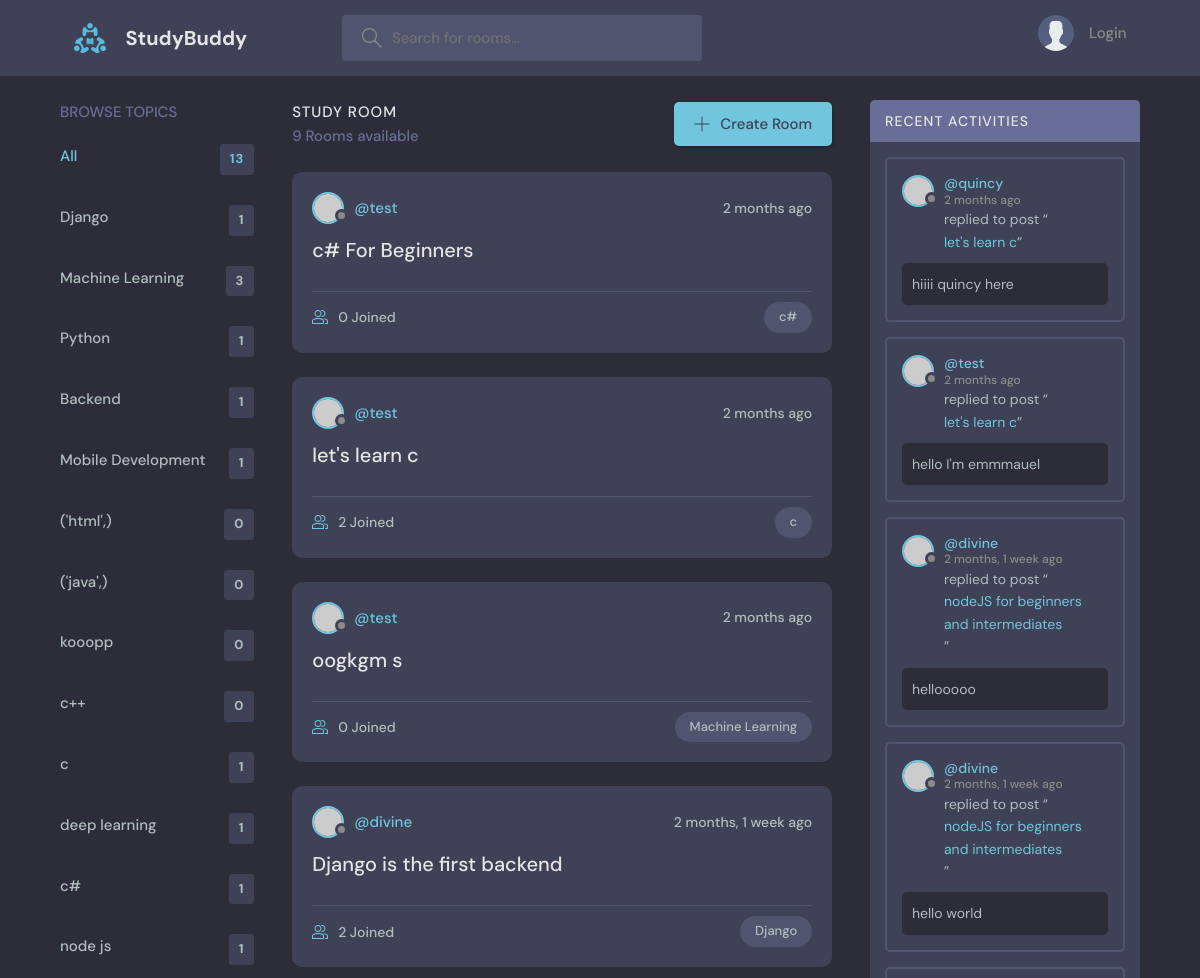
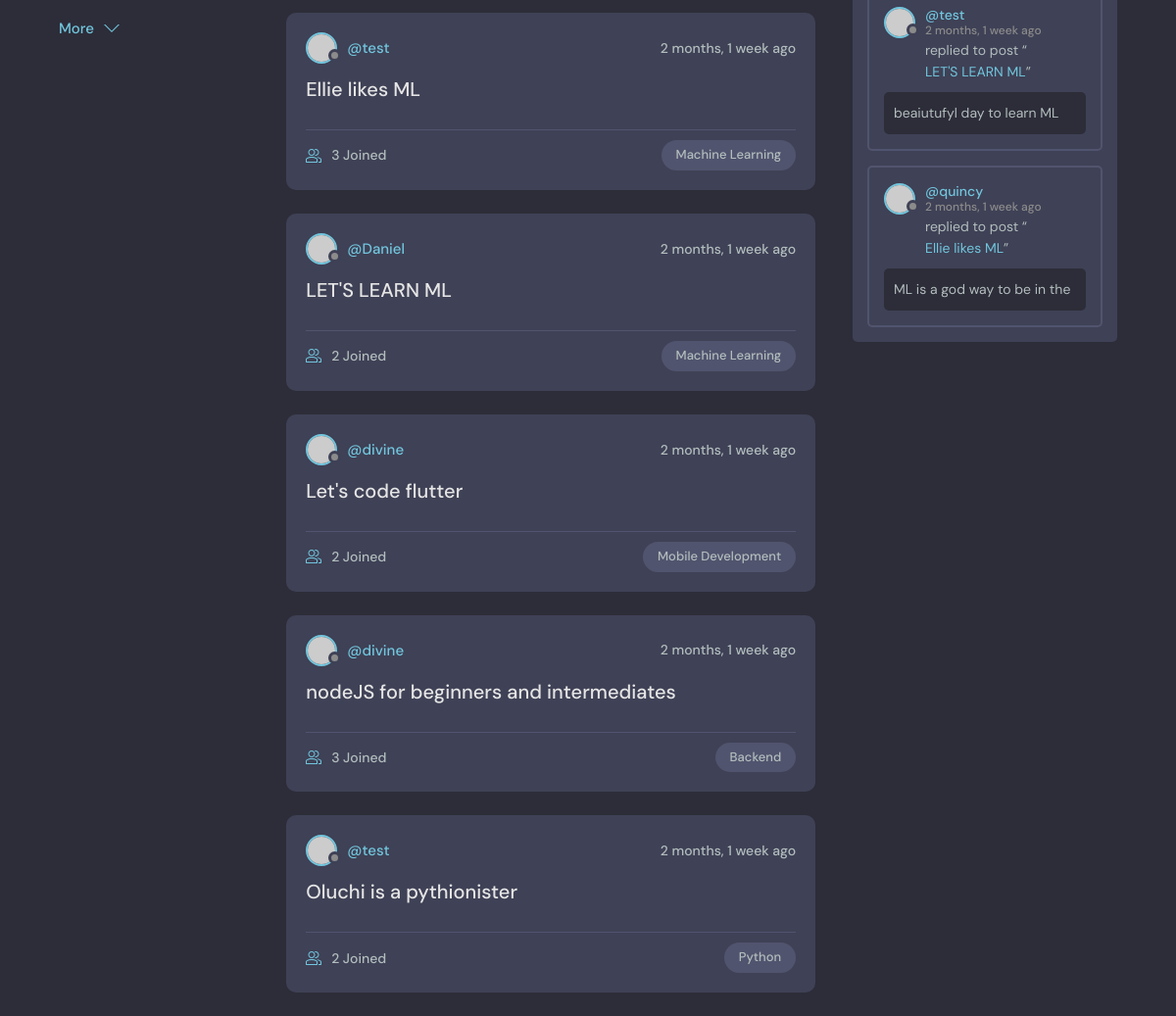
Screenshot of /?q=c with the database file from the repository (2 pictures, top to bottom).
### base/models.py (models this page shows, shortened)
class Topic(models.Model):
    name = models.CharField(max_length=200)

class Room(models.Model):
    host = models.ForeignKey(User, on_delete=models.SET_NULL, null=True)
    topic =models.ForeignKey(Topic, on_delete=models.SET_NULL, null=True)
    name = models.CharField(max_length=150)
    members = models.ManyToManyField(User, related_name='members', blank=True)
    description = models.TextField(null=True, blank=True)
    update = models.DateTimeField(auto_now=True)
    created = models.DateTimeField(auto_now_add=True)
    class Meta:
        ordering = ['-update','-created']
    def __str__(self):
        return self.name

class Message(models.Model):
    user = models.ForeignKey(User, on_delete=models.CASCADE)
    room = models.ForeignKey(Room, on_delete=models.CASCADE)
    body = models.TextField()
    update = models.DateTimeField(auto_now=True)
    created = models.DateTimeField(auto_now_add=True)
    class Meta:
        ordering = ['-update','-created']
    def __str__(self):
        return self.body[0:50]

### base/views.py (the view)
# urls.py: path('', views.home, name='home'),
def home(request):
    q = request.GET.get('q') if request.GET.get('q') != None else ''
    rooms = Room.objects.filter(
        Q(topic__name__icontains=q) |
        Q(name__icontains=q) |
        Q(description__icontains=q)
        )
    conversations =  Message.objects.filter(Q(room__topic__name__icontains=q))
    room_count = rooms.count()
    topics = Topic.objects.all()
    context =  {'rooms': rooms, 'topics': topics, 'room_count':room_count, 'conversations': conversations}
    return render(request, 'base/home.html', context)

### base/templates/base/home.html (shortened to what this page needs)
    {% extends 'main.html' %}
    {% block content %}
    <main class="layout layout--3">
      <div class="container">
        {% include 'base/topics_component.html' %}
        <div class="roomList">
          <div class="roomList__header">
            <div>
              <h2>Study Room</h2>
              <p>{{room_count}} Rooms available</p>
            </div>
            <a class="btn btn--main" href="{% url 'create-room' %}">
              <svg version="1.1" xmlns="http://www.w3.org/2000/svg" width="32" height="32" viewBox="0 0 32 32">
                <title>add</title>
                <path
                  d="M16.943 0.943h-1.885v14.115h-14.115v1.885h14.115v14.115h1.885v-14.115h14.115v-1.885h-14.115v-14.115z"
                ></path>
              </svg>
              Create Room
            </a>
          </div>
            {% include 'base/feed_component.html' %}
        </div>
        <div class="activities">
          <div class="activities__header">
            <h2>Recent Activities</h2>
          </div>
          {% include 'base/activity_components.html' %}
        </div>
      </div>
    </main>
{% endblock content %}

### base/templates/base/topics_component.html
<div class="topics">
          <div class="topics__header">
            <h2>Browse Topics</h2>
          </div>
          <ul class="topics__list">
            <li>
              <a href="{% url 'home' %}" class="active">All <span>{{topics.count}}</span></a>
            </li>
            {% for topic in topics %}
            <li>
              <a href="{% url 'home' %}?q={{topic.name}}">{{topic.name}} <span>{{topic.room_set.all.count}}</span></a>
            </li>
            {% endfor %}
          </ul>
          <a class="btn btn--link" href="topics.html">
            More
            <svg version="1.1" xmlns="http://www.w3.org/2000/svg" width="32" height="32" viewBox="0 0 32 32">
              <title>chevron-down</title>
              <path d="M16 21l-13-13h-3l16 16 16-16h-3l-13 13z"></path>
            </svg>
          </a>
        </div>

### base/templates/base/feed_component.html (shortened to what this page needs)
            {% for room in rooms %}
          <div class="roomListRoom">
            <div class="roomListRoom__header">
              <a href="{% url 'user-profile' room.host.id %}" class="roomListRoom__author">
                <div class="avatar avatar--small">
                  <img src="https://randomuser.me/api/portraits/women/11.jpg" />
                </div>
                <span>@{{room.host.username}}</span>
              </a>
              <div class="roomListRoom__actions">
                <span>{{room.created|timesince}} ago</span>
              </div>
            </div>
            <div class="roomListRoom__content">
              <a href="{% url 'room' room.id %}">{{room.name}}</a>
            </div>
            <div class="roomListRoom__meta">
              <a href="{% url 'room' room.id %}" class="roomListRoom__joined">
                {{room.members.count}} Joined
              </a>
              <p class="roomListRoom__topic">{{room.topic.name}}</p>
            </div>
          </div>
    {% endfor %}

### base/templates/base/activity_components.html (shortened to what this page needs)
{% for conversation in conversations %}
    <div class="activities__box">
            <div class="activities__boxHeader roomListRoom__header">
              <a href="{% url 'user-profile' conversation.user.id %}" class="roomListRoom__author">
                <div class="avatar avatar--small">
                  <img src="https://randomuser.me/api/portraits/women/11.jpg" />
                </div>
                <p>
                  @{{conversation.user}}
                  <span>{{conversation.created|timesince}} ago</span>
                </p>
              </a>
            </div>
            <div class="activities__boxContent">
              <p>replied to post “<a href="{% url 'room' conversation.room.id %}">{{conversation.room}}</a>”</p>
              <div class="activities__boxRoomContent">
               {{conversation}}
              </div>
            </div>
          </div>
{% endfor %}

### rows the page displays
Topic: name "Django", room_set.all.count "1"
Topic: name "Machine Learning", room_set.all.count "3"
Topic: name "Python", room_set.all.count "1"
Topic: name "Backend", room_set.all.count "1"
Topic: name "Mobile Development", room_set.all.count "1"
Topic: name "('html',)", room_set.all.count "0"
Topic: name "('java',)", room_set.all.count "0"
Topic: name "kooopp", room_set.all.count "0"
Topic: name "c++", room_set.all.count "0"
Topic: name "c", room_set.all.count "1"
Topic: name "deep learning", room_set.all.count "1"
Topic: name "c#", room_set.all.count "1"
Topic: name "node js", room_set.all.count "1"
Room: host.username "test", created "2 months", name "c# For Beginners", members.count "0", topic.name "c#"
Room: host.username "test", created "2 months", name "let's learn c", members.count "2", topic.name "c"
Room: host.username "test", created "2 months", name "oogkgm s", members.count "0", topic.name "Machine Learning"
Room: host.username "divine", created "2 months, 1 week", name "Django is the first backend", members.count "2", topic.name "Django"
Room: host.username "test", created "2 months, 1 week", name "Ellie likes ML", members.count "3", topic.name "Machine Learning"
Room: host.username "Daniel", created "2 months, 1 week", name "LET'S LEARN ML", members.count "2", topic.name "Machine Learning"
Room: host.username "divine", created "2 months, 1 week", name "Let's code flutter", members.count "2", topic.name "Mobile Development"
Room: host.username "divine", created "2 months, 1 week", name "nodeJS for beginners and intermediates", members.count "3", topic.name "Backend"
Room: host.username "test", created "2 months, 1 week", name "Oluchi is a pythionister", members.count "2", topic.name "Python"
Message: user "quincy", created "2 months", room "let's learn c", body "hiiii quincy here"
Message: user "test", created "2 months", room "let's learn c", body "hello I'm emmmauel"
Message: user "divine", created "2 months, 1 week", room "nodeJS for beginners and intermediates", body "hellooooo"
Message: user "divine", created "2 months, 1 week", room "nodeJS for beginners and intermediates", body "hello world"
Message: user "test", created "2 months, 1 week", room "LET'S LEARN ML", body "beaiutufyl day to learn ML"
Message: user "quincy", created "2 months, 1 week", room "Ellie likes ML", body "ML is a god way to be in the"

### other values shown
{{ topics.count }} "13"
{{ room_count }} "9"
